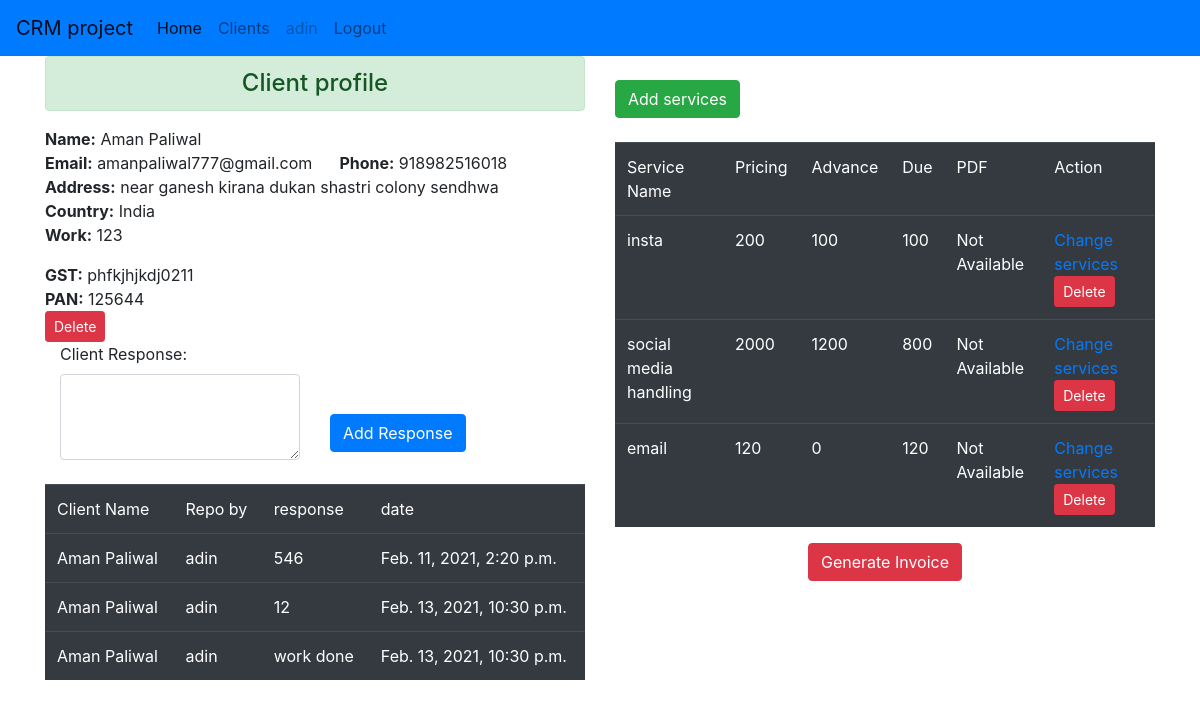
Page /ClientProfile/5/ (signed in) on the committed database.
### crmapp/models.py (models this page shows, shortened)
class Clients(models.Model):
    superuser_id = models.ForeignKey(User, on_delete=models.CASCADE)
    client_name = models.CharField(max_length=100)
    client_business = models.CharField(max_length=200)
    client_phone = models.BigIntegerField()
    client_email = models.EmailField(max_length=100)
    client_address = models.CharField(max_length=300)
    client_country = models.CharField(max_length=20)
    client_work_description = models.CharField(max_length=300)
    client_created = models.DateTimeField()

class Invoice_Details(models.Model):
    client_id = models.ForeignKey(Clients, on_delete=models.CASCADE)
    GST = models.CharField(max_length=100)
    PAN = models.CharField(max_length=100)

class Client_Response(models.Model):
    client_id = models.ForeignKey(Clients, on_delete=models.CASCADE)
    superuser_id = models.ForeignKey(User, on_delete=models.CASCADE)
    client_response = models.CharField(max_length=500)
    client_response_date = models.DateTimeField()

class Client_Services(models.Model):
    client_id = models.ForeignKey(Clients, on_delete=models.CASCADE)
    superuser_id = models.ForeignKey(User, on_delete=models.CASCADE)
    services = models.CharField(max_length=200)
    pricing = models.IntegerField()
    advance = models.IntegerField()
    due = models.IntegerField()
    quatation = models.FileField(upload_to='media', null=True)

### crmapp/views.py (the view)
# urls.py: path('ClientProfile/<int:id>/', views.clients_profile, name='ClientProfile'),
def clients_profile(request, id):
    if request.user.is_authenticated:
        clirepo = Client_Response.objects.filter(client_id=id)
        cli_ser = Client_Services.objects.filter(client_id=id)
        invo = Invoice_Details.objects.filter(client_id=id)
        if request.method == 'POST':
            response = request.POST.get('response')
            data = Client_Response(
                client_id=Clients.objects.get(pk=id),
                superuser_id=User.objects.get(pk=request.user.id),
                client_response=response,
                client_response_date=dt,
            )
            data.save()
            return HttpResponseRedirect('/ClientProfile/{}'.format(id))
        else:
            client = Clients.objects.get(pk=id)
            return render(request, 'clients_profile.html',
                          {'name': request.user, 'client': client, 'clirepo': clirepo, 'cli_ser': cli_ser,'invo':invo})
    else:
        return HttpResponseRedirect('/')

### templates/clients_profile.html (shortened to what this page needs)
{% extends 'base.html' %}
{% block log %}
          {% if name == request.user %}
              <li class="nav-item">
                  <a class="nav-link" href="{% url 'clients_data' %}">Clients</a>
              </li>
              <li class="nav-item">
                <a class="nav-link disabled">{{ request.user }}</a>
              </li>
              <li class="nav-item">
                  <a class="nav-link" href="{% url 'logout' %}">Logout</a>
              </li>
          {% else %}
              <li>
                <a class="nav-link" href="{% url 'login' %}">Login</a>
              </li>
          {% endif %}
{% endblock %}
{% block body %}
    <div class="row">
        <div class="col-md-6">
            <h4 class="text-center alert alert-success">Client profile</h4>
            <p><b>Name:</b> {{ client.client_name }}<br>
                <b>Email:</b> {{ client.client_email }}  &nbsp;&nbsp;&nbsp;&nbsp;
                <b>Phone:</b> {{ client.client_phone }} <br>
                <b>Address:</b> {{ client.client_address }} <br>
                <b>Country:</b> {{ client.client_country }} <br>
                <b>Work:</b> {{ client.client_work_description }}</p>
            {% if invo %}
                {% for inv in invo %}
                    <b>GST:</b> {{ inv.GST }}<br>
                    <b>PAN:</b> {{ inv.PAN }}<br>
                    <form method="post" action="{% url 'gst_delete' inv.client_id.id %}" class="d-inline">
                        <input type="submit" value="Delete" class="btn btn-sm btn-danger">
                    </form>
                {% endfor %}
            {% else %}
                <a href="{% url 'gst_add' client.id %}" class="btn btn-primary">Add Invoice Details</a>
            {% endif %}
            <div class="container">
                <div class="row">
                    <div class="col-md-6">
            <form method="post">
                <label class="label">Client Response:</label>
                 <textarea name="response" class="form-control" cols="15" rows="3"> </textarea>
                            </div>
                    <div class="col-md-6">
                        <br><br><br><input type="submit" class="btn btn-primary" value="Add Response"></div>
                </div>
                <br>
            </div>
    <table class="table table-dark">
    <thead>
    <tr>
        <td>Client Name</td>
        <td>Repo by</td>
        <td>response</td>
        <td>date</td>
    </tr>
    </thead>
    <tbody>
    {% if clirepo %}
        {% for cli in clirepo %}
        <tr>
            <td>{{ cli.client_id.client_name }}</td>
            <td>{{ cli.superuser_id.username }}</td>
            <td>{{ cli.client_response }}</td>
            <td>{{ cli.client_response_date }}</td>
        </tr>
        {% endfor %}
    {% endif %}
    </tbody>
    </table>
        </div>
    <div class="col-md-6">
    <br>
    <a href="{% url 'ClientServicesA' client.id %}" class="btn btn-success">Add services</a><br>
        <br>
    <table class="table table-dark">
    <thead>
    <tr>
        <td>Service Name</td>
        <td>Pricing</td>
        <td>Advance</td>
        <td>Due</td>
        <td>PDF</td>
        <td>Action</td>
    </tr>
    </thead>
    <tbody>
    {% if cli_ser %}
        {% for cli in cli_ser %}
        <tr>
            <td>{{ cli.services }}</td>
            <td>{{ cli.pricing }}</td>
            <td>{{ cli.advance }}</td>
            <td>{{ cli.due }}</td>
            <td>
                {% if cli.quatation == 'non' %}
                    Not Available
                {% else %}
                <a href="{{ cli.quatation.url }}" download="{{ cli.quatation.url }}">{{ cli.quatation }}</a>
                {% endif %}
                </td>
                <td>
                    <a href="{% url 'ClientServicesE' cli.id %}">Change services</a>
                    <form method="post" action="{% url 'ClientServicesD' cli.id %}" class="d-inline">
                        <input type="submit" value="Delete" class="btn btn-sm btn-danger">
                    </form>
                </td>
        </tr>
        {% endfor %}
        </tbody>
            </table>
        {% if invo %}
            <center>
        <form method="post" action="{% url 'invoice' client.id %}" >
            <input type="submit" value="Generate Invoice" class="btn  btn-danger">
        </form>
        </center>
        {% else %}
            <h3>for generate invoice first insert client GST details</h3>
        {% endif %}
    {% endif %}
    </div>
</div>
{% endblock %}

### rows in the picture
Clients: client_name "Aman Paliwal", client_email "amanpaliwal777@gmail.com", client_phone "918982516018", client_address "near ganesh kirana dukan shastri colony sendhwa", client_country "India", client_work_description "123"
Invoice_Details: GST "phfkjhjkdj0211", PAN "125644"
Client_Response: client_id.client_name "Aman Paliwal", superuser_id.username "adin", client_response "546", client_response_date "Feb. 11, 2021, 2:20 p.m."
Client_Response: client_id.client_name "Aman Paliwal", superuser_id.username "adin", client_response "12", client_response_date "Feb. 13, 2021, 10:30 p.m."
Client_Response: client_id.client_name "Aman Paliwal", superuser_id.username "adin", client_response "work done", client_response_date "Feb. 13, 2021, 10:30 p.m."
Client_Services: services "insta", pricing "200", advance "100", due "100", quatation "Not Available"
Client_Services: services "social media handling", pricing "2000", advance "1200", due "800", quatation "Not Available"
Client_Services: services "email", pricing "120", advance "0", due "120", quatation "Not Available"

### other values in the picture
{{ request.user }} "adin"
